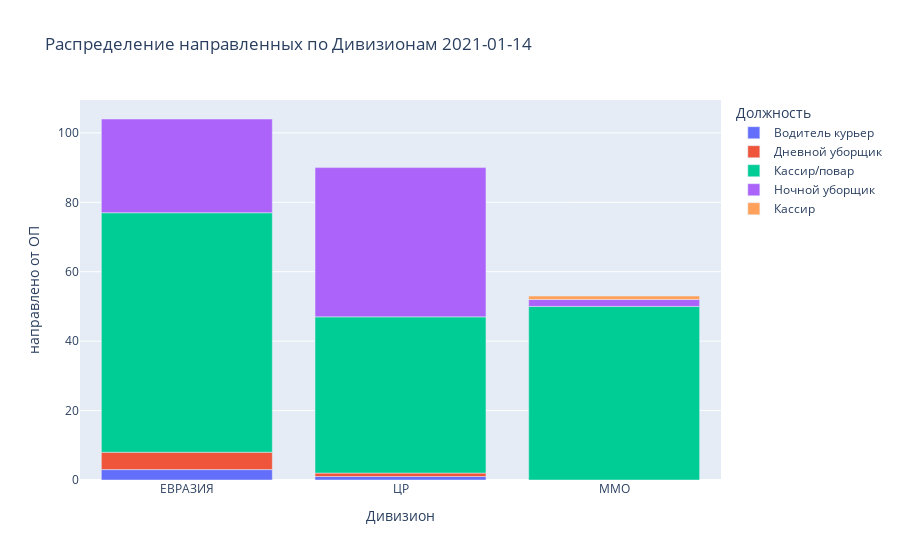

Notebook code for this chart:
### Code cell
# Распределение по дивизионам. Конкретные числа по направленным можно увидеть, наведя курсор на блок
fig = px.bar(day_positions_groupped, 
             x='Дивизион', 
             y='направлено от ОП', 
             color='Должность', 
             title=f"Распределение направленных по Дивизионам {day}")
fig.show()

### Figure 1 — Plotly figure (JSON) as saved in the notebook; plotly's stock layout.template omitted (floating-point values rounded to 4 significant figures)
{"data": [{"alignmentgroup": "True", "hovertemplate": "Должность=Водитель курьер<br>Дивизион=%{x}<br>направлено от ОП=%{y}<extra></extra>", "legendgroup": "Водитель курьер", "marker": {"color": "#636efa"}, "name": "Водитель курьер", "offsetgroup": "Водитель курьер", "orientation": "v", "showlegend": true, "textposition": "auto", "type": "bar", "x": ["ЕВРАЗИЯ", "ЦР"], "xaxis": "x", "y": [3, 1], "yaxis": "y"}, {"alignmentgroup": "True", "hovertemplate": "Должность=Дневной уборщик<br>Дивизион=%{x}<br>направлено от ОП=%{y}<extra></extra>", "legendgroup": "Дневной уборщик", "marker": {"color": "#EF553B"}, "name": "Дневной уборщик", "offsetgroup": "Дневной уборщик", "orientation": "v", "showlegend": true, "textposition": "auto", "type": "bar", "x": ["ЕВРАЗИЯ", "ЦР"], "xaxis": "x", "y": [5, 1], "yaxis": "y"}, {"alignmentgroup": "True", "hovertemplate": "Должность=Кассир/повар<br>Дивизион=%{x}<br>направлено от ОП=%{y}<extra></extra>", "legendgroup": "Кассир/повар", "marker": {"color": "#00cc96"}, "name": "Кассир/повар", "offsetgroup": "Кассир/повар", "orientation": "v", "showlegend": true, "textposition": "auto", "type": "bar", "x": ["ЕВРАЗИЯ", "ММО", "ЦР"], "xaxis": "x", "y": [69, 50, 45], "yaxis": "y"}, {"alignmentgroup": "True", "hovertemplate": "Должность=Ночной уборщик<br>Дивизион=%{x}<br>направлено от ОП=%{y}<extra></extra>", "legendgroup": "Ночной уборщик", "marker": {"color": "#ab63fa"}, "name": "Ночной уборщик", "offsetgroup": "Ночной уборщик", "orientation": "v", "showlegend": true, "textposition": "auto", "type": "bar", "x": ["ЕВРАЗИЯ", "ММО", "ЦР"], "xaxis": "x", "y": [27, 2, 43], "yaxis": "y"}, {"alignmentgroup": "True", "hovertemplate": "Должность=Кассир<br>Дивизион=%{x}<br>направлено от ОП=%{y}<extra></extra>", "legendgroup": "Кассир", "marker": {"color": "#FFA15A"}, "name": "Кассир", "offsetgroup": "Кассир", "orientation": "v", "showlegend": true, "textposition": "auto", "type": "bar", "x": ["ММО"], "xaxis": "x", "y": [1], "yaxis": "y"}], "layout": {"barmode": "relative", "legend": {"title": {"text": "Должность"}, "tracegroupgap": 0}, "title": {"text": "Распределение направленных по Дивизионам 2021-01-14"}, "xaxis": {"anchor": "y", "domain": [0, 1], "title": {"text": "Дивизион"}}, "yaxis": {"anchor": "x", "domain": [0, 1], "title": {"text": "направлено от ОП"}}}}
